Frame 1 (no input): blank canvas, image omitted
Frame 60 (the mouse pressed at the canvas centre just before this capture): blank canvas, image omitted
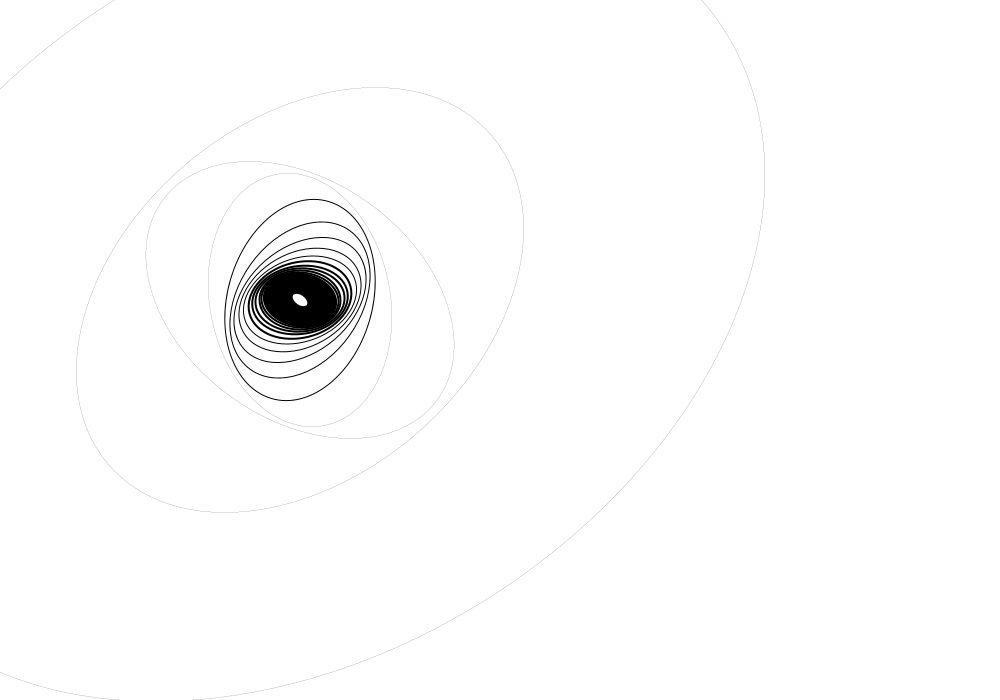
Frame 120 (the mouse held since frame 60 and released just before this capture)

The Processing sketch whose frames 1 and 60 were blank and that drew this single picture after the mouse press (run headless with seeded random() and noise(); from frame 60 on, the mouse is pressed at the canvas centre):

// Processing sketch: examplInteresting
// ── examplInteresting.pde
Circles c;

void setup(){
 size(1000,700); 
    c=new Circles();
    frameRate(30.0);
}

void draw(){
 background(#8700C1); 
 background(255);
translate(300,300);
smooth();
  c.display();
 
}
ArrayList <PVector> circle;
ArrayList <PVector> b;

class Circles{

  Circles(){
    
      circle = new ArrayList <PVector>();
      b = new ArrayList <PVector>();

      
      for(int i=0; i<150;i++){

      circle.add(new PVector(random(-20,30), random(-20,30)));
      b.add(new PVector(random(10,20),10));
                             }
           }
           
           
  void display(){
  
      for(int i=1; i<50;i++){
          
          PVector a= circle.get(i-1);
          PVector c= b.get(i);

             //fill(7, 0, 153);
             //stroke(#A1EAF5);ocean theme
  
             fill(255);
             stroke(0); //illusion theme
   
             strokeWeight(i/5);
          rotate(frameCount/(10*i*i*1.0));
          ellipse(0,0,5+frameCount*map(mouseX,0,600,0,10)/i,5+frameCount*map(mouseY,0,600,0,10)/i);
    
              fill(0);
        //ellipse(0,0,5+frameCount*20/49,5+frameCount*19/49); uncomment if you want a black center
  }
  }
}
